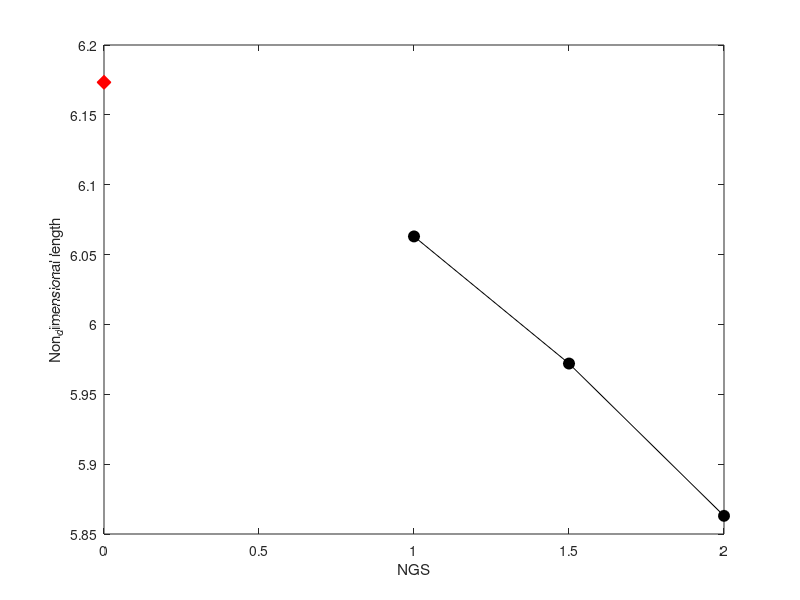

Source code (MATLAB):
clear all;
close all;
clc;

domain=76;
N=[inf, 18000, 8000, 4500];
L=[0, 6.063, 5.972, 5.863];
p =1.53;
tol_wanted =1e-4;
tol =1;
q_old =0;
cter=1;
%%Grid convergence analysis
%average grid size
h = sqrt(1./N);
r32 = h(4)/h(3);
r21 = h(3)/h(2);

while tol>tol_wanted
    p_est =1/log(r21)*log((L(4)-L(3))/(L(3)-L(2)))+q_old;
    q_new = log((r21^p_est - sign((L(4)-L(3))/(L(3)-L(2)/r32^p_est - sign((L(4)-L(3))/(L(3)-L(2)))))));
    tol = abs(q_new-q_old);
    q_old = q_new;
    disp(p_est)
    cter = cter+1
end
p=p_est;
%%Grid convergence analysis
%average grid size
h = sqrt(1./N);
r32 = h(4)/h(3);
r21 = h(3)/h(2);

%Richdson 
L(1)= (r21^p*L(2)-L(3)) / (r21^p-1);
%realtive change
eps21=abs(L(3)-L(2)/L(2));
eps32=abs(L(4)-L(3)/L(3));

%GCI
GCI21 =1.25*eps21/(r21^p-1);
GCI32 =1.25*eps32/(r32^p-1);

%asymptotic range
AR = r21^p*GCI21/GCI32;

%visualisation
figure(1);
plot(h(2:end)/h(2),L(2:end),'-ko','MarkerSize',8,'MarkerFaceColor','k')
hold on;
plot(h(1)/h(2),L(1),'rd','MarkerSize',10,'MarkerFaceColor','r')
xlabel('NGS')
ylabel('Non_dimensional length')